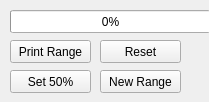
<?xml version="1.0" encoding="UTF-8"?>
<ui version="4.0">
 <class>Form</class>
 <widget class="QWidget" name="Form">
  <property name="geometry">
   <rect>
    <x>0</x>
    <y>0</y>
    <width>209</width>
    <height>102</height>
   </rect>
  </property>
  <property name="windowTitle">
   <string>Form</string>
  </property>
  <widget class="QPushButton" name="progress_bar_set_50">
   <property name="geometry">
    <rect>
     <x>10</x>
     <y>70</y>
     <width>81</width>
     <height>23</height>
    </rect>
   </property>
   <property name="text">
    <string>Set 50%</string>
   </property>
  </widget>
  <widget class="QPushButton" name="progress_bar_new_range">
   <property name="geometry">
    <rect>
     <x>100</x>
     <y>70</y>
     <width>81</width>
     <height>23</height>
    </rect>
   </property>
   <property name="text">
    <string>New Range</string>
   </property>
  </widget>
  <widget class="QPushButton" name="progress_bar_range">
   <property name="geometry">
    <rect>
     <x>10</x>
     <y>40</y>
     <width>81</width>
     <height>23</height>
    </rect>
   </property>
   <property name="text">
    <string>Print Range</string>
   </property>
  </widget>
  <widget class="QPushButton" name="progress_bar_reset">
   <property name="geometry">
    <rect>
     <x>100</x>
     <y>40</y>
     <width>81</width>
     <height>23</height>
    </rect>
   </property>
   <property name="text">
    <string>Reset</string>
   </property>
  </widget>
  <widget class="QProgressBar" name="progress_bar">
   <property name="geometry">
    <rect>
     <x>10</x>
     <y>10</y>
     <width>201</width>
     <height>23</height>
    </rect>
   </property>
   <property name="value">
    <number>0</number>
   </property>
   <property name="textDirection">
    <enum>QProgressBar::TopToBottom</enum>
   </property>
   <property name="format">
    <string>%p%</string>
   </property>
  </widget>
 </widget>
 <resources/>
 <connections/>
</ui>
